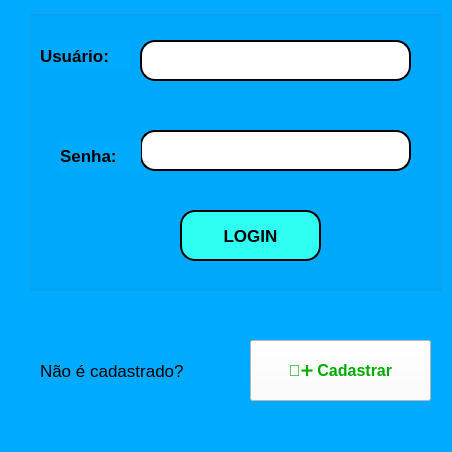
<?xml version="1.0" encoding="UTF-8"?>
<ui version="4.0">
 <class>MainWindow</class>
 <widget class="QMainWindow" name="MainWindow">
  <property name="geometry">
   <rect>
    <x>0</x>
    <y>0</y>
    <width>452</width>
    <height>452</height>
   </rect>
  </property>
  <property name="contextMenuPolicy">
   <enum>Qt::NoContextMenu</enum>
  </property>
  <property name="windowTitle">
   <string>MainWindow</string>
  </property>
  <property name="styleSheet">
   <string notr="true">background-color: rgb(0, 170, 255);</string>
  </property>
  <widget class="QWidget" name="centralwidget">
   <widget class="QLabel" name="label">
    <property name="geometry">
     <rect>
      <x>40</x>
      <y>360</y>
      <width>181</width>
      <height>21</height>
     </rect>
    </property>
    <property name="font">
     <font>
      <pointsize>13</pointsize>
     </font>
    </property>
    <property name="text">
     <string>Não é cadastrado?</string>
    </property>
   </widget>
   <widget class="QPushButton" name="bt_cadastrar">
    <property name="geometry">
     <rect>
      <x>250</x>
      <y>340</y>
      <width>181</width>
      <height>61</height>
     </rect>
    </property>
    <property name="font">
     <font>
      <pointsize>12</pointsize>
      <weight>75</weight>
      <bold>true</bold>
     </font>
    </property>
    <property name="styleSheet">
     <string notr="true">background-color: rgb(255, 255, 255);

color:rgb(0, 170, 0)
</string>
    </property>
    <property name="text">
     <string>🤵➕ Cadastrar</string>
    </property>
    <property name="icon">
     <iconset>
      <normaloff>../icones/download (1).png</normaloff>../icones/download (1).png</iconset>
    </property>
    <property name="iconSize">
     <size>
      <width>40</width>
      <height>40</height>
     </size>
    </property>
   </widget>
   <widget class="QGroupBox" name="groupBox">
    <property name="geometry">
     <rect>
      <x>30</x>
      <y>10</y>
      <width>411</width>
      <height>281</height>
     </rect>
    </property>
    <property name="title">
     <string/>
    </property>
    <widget class="QLineEdit" name="le_senha">
     <property name="geometry">
      <rect>
       <x>110</x>
       <y>120</y>
       <width>271</width>
       <height>41</height>
      </rect>
     </property>
     <property name="styleSheet">
      <string notr="true">background-color: rgb(255, 255, 255);
border-radius: 15px;
border-style: outset;
border-width: 2px;</string>
     </property>
     <property name="inputMask">
      <string/>
     </property>
     <property name="text">
      <string/>
     </property>
     <property name="maxLength">
      <number>32767</number>
     </property>
     <property name="echoMode">
      <enum>QLineEdit::Password</enum>
     </property>
    </widget>
    <widget class="QLineEdit" name="le_usuario">
     <property name="geometry">
      <rect>
       <x>110</x>
       <y>30</y>
       <width>271</width>
       <height>41</height>
      </rect>
     </property>
     <property name="font">
      <font>
       <pointsize>15</pointsize>
       <weight>75</weight>
       <bold>true</bold>
      </font>
     </property>
     <property name="styleSheet">
      <string notr="true">background-color: rgb(255, 255, 255);
border-radius: 15px;
border-style: outset;
border-width: 2px;</string>
     </property>
    </widget>
    <widget class="QLabel" name="label_5">
     <property name="geometry">
      <rect>
       <x>10</x>
       <y>30</y>
       <width>91</width>
       <height>31</height>
      </rect>
     </property>
     <property name="font">
      <font>
       <pointsize>13</pointsize>
       <weight>75</weight>
       <bold>true</bold>
      </font>
     </property>
     <property name="text">
      <string>Usuário:</string>
     </property>
    </widget>
    <widget class="QLabel" name="label_6">
     <property name="geometry">
      <rect>
       <x>30</x>
       <y>130</y>
       <width>81</width>
       <height>31</height>
      </rect>
     </property>
     <property name="font">
      <font>
       <pointsize>13</pointsize>
       <weight>75</weight>
       <bold>true</bold>
      </font>
     </property>
     <property name="text">
      <string>Senha:</string>
     </property>
    </widget>
    <widget class="QPushButton" name="bt_login">
     <property name="geometry">
      <rect>
       <x>150</x>
       <y>200</y>
       <width>141</width>
       <height>51</height>
      </rect>
     </property>
     <property name="font">
      <font>
       <pointsize>13</pointsize>
       <weight>75</weight>
       <bold>true</bold>
      </font>
     </property>
     <property name="styleSheet">
      <string notr="true">background-color: rgb(46, 255, 242);
border-style: outset;
border-width: 2px;
border-radius: 15px;
border-color: black;</string>
     </property>
     <property name="text">
      <string>LOGIN</string>
     </property>
    </widget>
   </widget>
  </widget>
  <widget class="QMenuBar" name="menubar">
   <property name="geometry">
    <rect>
     <x>0</x>
     <y>0</y>
     <width>452</width>
     <height>21</height>
    </rect>
   </property>
  </widget>
  <widget class="QStatusBar" name="statusbar"/>
 </widget>
 <resources/>
 <connections/>
</ui>
